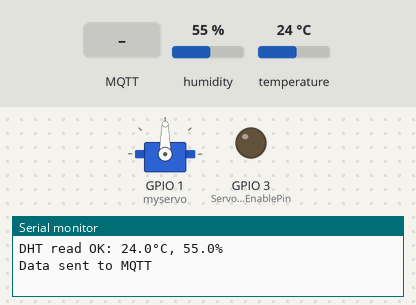
Recording of a sketch running on a simulated ESP8266 (NodeMCU). Parts: servo, output pins drawn as LEDs (lit = HIGH), the last lines printed to the serial monitor. The inputs (shaded band) are chosen by the test bench; at power-on: humidity 55 %, temperature 24 °C. WiFi joins after 1.5 s; servers stay silent unless stated; no MQTT or app messages arrive unless stated.

Above: at 4.8 s.
4.9 s: MQTT message "ON" arrives on the first subscribed topic
At 5.7 s:
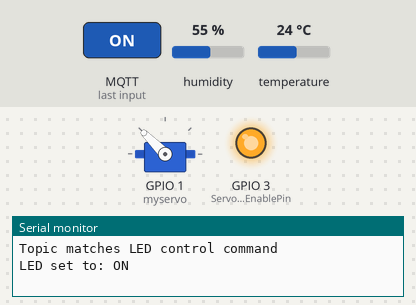
7.4 s: MQTT message "OFF" arrives on the first subscribed topic
At 8.2 s:
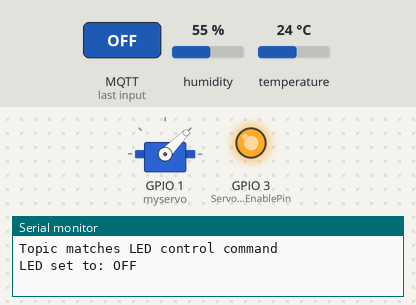
Timing chart, 0 to 10.4 s (numbered marks = the images above; inputs shaded):
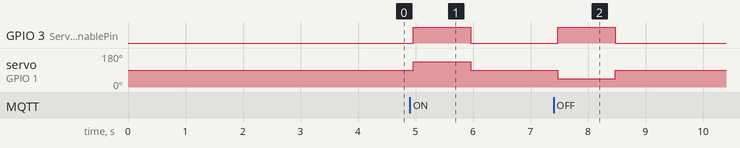

Measured:
- after the input at 4.9 s, GPIO 3 (ServoPwmEnablePin): LOW → HIGH after 0.06 s, → LOW 1.0 s later; servo on GPIO 1 (myservo): 90° → 135° after 0.06 s, → 90° 1.0 s later
- after the input at 7.4 s, GPIO 3 (ServoPwmEnablePin): LOW → HIGH after 0.07 s, → LOW 1.0 s later; servo on GPIO 1 (myservo): 90° → 45° after 0.07 s, → 90° 1.0 s later

The sketch:

esp01_switch.ino
```cpp
#include <ESP8266WiFi.h>
#include <PubSubClient.h>
#include <DHT.h>
#include <Servo.h>

// ============== 设备配置 ==============
// 取消注释选择设备类型（三选一）
#define INDOOR_SENSOR  // 室内温湿度传感器
//#define OUTDOOR_SENSOR  // 室外温湿度传感器
//#define LED_CONTROLLER  // LED控制器

// 根据选择的设备类型设置参数
#ifdef INDOOR_SENSOR
#define LOCATION "indoor"
#define DEVICE_ID "esp01s_indoor"
#elif defined(OUTDOOR_SENSOR)
#define LOCATION "outdoor"
#define DEVICE_ID "esp01s_outdoor"
#endif

// ============== 网络配置 ==============
const char* WIFI_SSID = "OpenWrt";
const char* WIFI_PASS = "zf22zf79?";
const char* MQTT_SERVER = "10.0.0.118";
const int MQTT_PORT = 1883;
const char* MQTT_USER = "admin";
const char* MQTT_PASS = "Zf2279255563";

// ============== 硬件配置 ==============
#define ServoPwmPin 1
#define ServoPwmEnablePin 3
#define DHTPIN 2         // GPIO2连接DHT22（传感器模式）
#define DHTTYPE DHT22
#define SENSOR_RETRIES 3
#define DEFAULT_TEMP 22
#define DEFAULT_HUM 70

const int minPulseWidth = 500;   // 对应舵机最小角度（通常是-90度或0度）
const int maxPulseWidth = 2500;  // 对应舵机最大角度（通常是+90度或180度）
const int pwmPeriod = 20000;     // PWM周期20ms

Servo myservo;

// ============== 系统参数 ==============
#define SLEEP_MINUTES 10
// #define DEEP_SLEEP

DHT dht(DHTPIN, DHTTYPE);
WiFiClient espClient;
PubSubClient mqtt(espClient);

// 函数声明
void setup_wifi();
void reconnect();
void sendAutoDiscovery();
bool readDHT(float &temp, float &hum);
void sendSensorData();
void mqttCallback(char* topic, byte* payload, unsigned int length);
void updateLEDState(bool state);
#ifdef DEEP_SLEEP
void goToSleep();
#endif

// MQTT回调函数 - 处理收到的命令
void mqttCallback(char* topic, byte* payload, unsigned int length) {
  Serial.print("Message arrived [");
  Serial.print(topic);
  Serial.print("] ");

  // 将payload转为字符串
  char message[length + 1];
  memcpy(message, payload, length);
  message[length] = '\0';
  Serial.println(message);

  // 构造预期的命令主题
  char expectedTopic[100];
  snprintf(expectedTopic, sizeof(expectedTopic), "homeassistant/switch/%s/set", DEVICE_ID);

  // 使用C字符串比较函数检查主题
  if (strcmp(topic, expectedTopic) == 0) {
    Serial.println("Topic matches LED control command");

    if (strcmp(message, "ON") == 0) {
      updateLEDState(true);
      char stateTopic[100];
      snprintf(stateTopic, sizeof(stateTopic), "homeassistant/switch/%s/state", DEVICE_ID);
      mqtt.publish(stateTopic, "ON");
      Serial.println("LED set to ON");
    } else if (strcmp(message, "OFF") == 0) {
      updateLEDState(false);
      char stateTopic[100];
      snprintf(stateTopic, sizeof(stateTopic), "homeassistant/switch/%s/state", DEVICE_ID);
      mqtt.publish(stateTopic, "OFF");
      Serial.println("LED set to OFF");
    } else {
      Serial.print("Unsupported message: ");
      Serial.println(message);
    }
  } else {
    Serial.print("Received topic does not match: ");
    Serial.println(expectedTopic);
  }
}

// 更新LED状态
void updateLEDState(bool state) {
  // 修正：ESP-01S板载LED低电平点亮
  Serial.print("LED set to: ");
  Serial.println(state ? "ON" : "OFF");
  digitalWrite(ServoPwmEnablePin, HIGH);
  myservo.attach(1, 544, 2400);  // 自定义最小最大脉宽
  myservo.write(90);
  if (state) {
    myservo.write(135);              // tell servo to go to position in variable 'pos'
    delay(1000);
  } else {
    myservo.write(45);              // tell servo to go to position in variable 'pos'
    delay(1000);
  }
  myservo.write(90);
  myservo.detach();
  digitalWrite(ServoPwmEnablePin, LOW);
}

#ifdef DEEP_SLEEP
void goToSleep() {
  Serial.println("\nEntering deep sleep for " + String(SLEEP_MINUTES) + " minutes");
  ESP.deepSleep(SLEEP_MINUTES * 60 * 1000000);
  delay(100);
}
#endif

void sendAutoDiscovery() {
  char deviceInfo[256];
  snprintf(deviceInfo, sizeof(deviceInfo),
           R"("device": {
      "identifiers": ["%s"],
      "name": "ESP8266 %s",
      "manufacturer": "ESP8266"
    })",
           DEVICE_ID, LOCATION
          );

  // 温度传感器自动发现
#if defined(INDOOR_SENSOR) || defined(OUTDOOR_SENSOR)
  char tempConfig[512];
  snprintf(tempConfig, sizeof(tempConfig),
           R"({
      "name":"%s Temperature",
      "device_class":"temperature",
      "state_topic":"homeassistant/sensor/%s/state",
      "unit_of_measurement":"°C",
      "value_template":"{{ value_json.temperature | default(22) }}",
      "unique_id":"%s_temp",
      %s
    })",
           LOCATION, DEVICE_ID, DEVICE_ID, deviceInfo
          );

  char humConfig[512];
  snprintf(humConfig, sizeof(humConfig),
           R"({
      "name":"%s Humidity",
      "device_class":"humidity",
      "state_topic":"homeassistant/sensor/%s/state",
      "unit_of_measurement":"%%",
      "value_template":"{{ value_json.humidity | default(70) }}",
      "unique_id":"%s_hum",
      %s
    })",
           LOCATION, DEVICE_ID, DEVICE_ID, deviceInfo
          );
#endif

  // LED开关自动发现 - 修复后的配置
#ifdef INDOOR_SENSOR
  char switchConfig[512];
  snprintf(switchConfig, sizeof(switchConfig),
           R"({
      "name":"%s LED",
      "command_topic":"homeassistant/switch/%s/set",
      "state_topic":"homeassistant/switch/%s/state",
      "payload_off":"OFF",
      "payload_on":"ON",
      "device_class":"switch",
      "unique_id":"%s_switch",
      %s
    })",
           LOCATION, DEVICE_ID, DEVICE_ID, DEVICE_ID, deviceInfo
          );
#endif

  // 发布自动发现配置
#if defined(INDOOR_SENSOR) || defined(OUTDOOR_SENSOR)
  {
    char discovTemp[100];
    snprintf(discovTemp, sizeof(discovTemp), "homeassistant/sensor/%s_temp/config", DEVICE_ID);
    mqtt.publish(discovTemp, tempConfig, true);
    Serial.println("Published temperature config");

    char discovHum[100];
    snprintf(discovHum, sizeof(discovHum), "homeassistant/sensor/%s_hum/config", DEVICE_ID);
    mqtt.publish(discovHum, humConfig, true);
    Serial.println("Published humidity config");

    char discovSwitch[100];
    snprintf(discovSwitch, sizeof(discovSwitch), "homeassistant/switch/%s/config", DEVICE_ID);


    Serial.println("Publishing switch config:");
    Serial.println(switchConfig);

    if (mqtt.publish(discovSwitch, switchConfig, true)) {
      Serial.println("Switch config published successfully");
    } else {
      Serial.println("Failed to publish switch config");
    }

    char stateTopic[100];
    snprintf(stateTopic, sizeof(stateTopic), "homeassistant/switch/%s/state", DEVICE_ID);
    mqtt.publish(stateTopic, "OFF");
    Serial.println("Published initial LED state: OFF");
  }


#endif

#ifdef INDOOR_SENSOR
  {
    char discovSwitch[100];
    snprintf(discovSwitch, sizeof(discovSwitch), "homeassistant/switch/%s/config", DEVICE_ID);

    Serial.println("Publishing switch config:");
    Serial.println(switchConfig);

    if (mqtt.publish(discovSwitch, switchConfig, true)) {
      Serial.println("Switch config published successfully");
    } else {
      Serial.println("Failed to publish switch config");
    }

    char stateTopic[100];
    snprintf(stateTopic, sizeof(stateTopic), "homeassistant/switch/%s/state", DEVICE_ID);
    mqtt.publish(stateTopic, "OFF");
    Serial.println("Published initial LED state: OFF");
  }

#endif

  Serial.println("Discovery sent");
}

void setup_wifi() {
  Serial.print("\nConnecting to ");
  Serial.println(WIFI_SSID);

  WiFi.mode(WIFI_STA);
  WiFi.begin(WIFI_SSID, WIFI_PASS);

  unsigned long startTime = millis();
  while (WiFi.status() != WL_CONNECTED && millis() - startTime < 20000) {
    delay(2000);
    Serial.print(".");
  }

  if (WiFi.status() == WL_CONNECTED) {
    Serial.println("\nWiFi connected\nIP: " + WiFi.localIP().toString());
  } else {
    Serial.println("\nWiFi connection failed");
#ifdef DEEP_SLEEP
    goToSleep();
#endif
  }
}

void reconnect() {
  unsigned long startTime = millis();
  while (!mqtt.connected() && millis() - startTime < 10000) {
    Serial.print("MQTT connecting...");

    if (mqtt.connect(DEVICE_ID, MQTT_USER, MQTT_PASS)) {
      Serial.println("connected");
      sendAutoDiscovery();

      // 订阅LED控制主题
#ifdef INDOOR_SENSOR
      char commandTopic[100];
      snprintf(commandTopic, sizeof(commandTopic), "homeassistant/switch/%s/set", DEVICE_ID);
      if (mqtt.subscribe(commandTopic)) {
        Serial.print("Subscribed to: ");
        Serial.println(commandTopic);
      } else {
        Serial.println("Subscription failed");
      }
#endif
    } else {
      Serial.print("failed (rc=");
      Serial.print(mqtt.state());
      Serial.println(") retrying...");
      delay(2000);
    }
  }
}

bool readDHT(float &temp, float &hum) {
  for (int i = 0; i < SENSOR_RETRIES; i++) {
    float h = dht.readHumidity();
    float t = dht.readTemperature();

    if (!isnan(t) && !isnan(h)) {
      temp = t;
      hum = h;
      return true;
    }
    delay(200);
  }

  temp = DEFAULT_TEMP;
  hum = DEFAULT_HUM;
  return false;
}

void sendSensorData() {
  float temperature, humidity;

  bool success = readDHT(temperature, humidity);
  Serial.print(success ? "DHT read OK: " : "DHT read FAILED: ");
  Serial.print(temperature, 1);
  Serial.print("°C, ");
  Serial.print(humidity, 1);
  Serial.println("%");

  char payload[128];
  snprintf(payload, sizeof(payload),
           "{\"temperature\":%.2f,\"humidity\":%.2f}",
           temperature, humidity
          );

  char stateTopic[100];
  snprintf(stateTopic, sizeof(stateTopic), "homeassistant/sensor/%s/state", DEVICE_ID);

  if (mqtt.publish(stateTopic, payload)) {
    Serial.println("Data sent to MQTT");
  } else {
    Serial.println("MQTT publish failed");
  }
}


void setup() {
  Serial.begin(115200);
  delay(1000);
  Serial.println("\n\nStarting Device - " + String(LOCATION));

  // 根据设备类型初始化硬件
#if defined(INDOOR_SENSOR) || defined(OUTDOOR_SENSOR)
  dht.begin();
#endif

#ifdef INDOOR_SENSOR
  pinMode(ServoPwmEnablePin, OUTPUT);
  digitalWrite(ServoPwmEnablePin, LOW);
  myservo.attach(1, 544, 2400);  // 自定义最小最大脉宽
  myservo.write(90);
  Serial.println("LED Controller initialized");
  myservo.detach();
#endif

  setup_wifi();

  if (WiFi.status() == WL_CONNECTED) {
    mqtt.setServer(MQTT_SERVER, MQTT_PORT);
    mqtt.setCallback(mqttCallback); // 设置回调函数
    mqtt.setBufferSize(512);
    reconnect();

#if defined(INDOOR_SENSOR) || defined(OUTDOOR_SENSOR)
    if (mqtt.connected()) {
      sendSensorData();
      delay(500);
    }
#endif
  }

#ifdef DEEP_SLEEP
  goToSleep();
#endif
}

void loop() {
#ifndef DEEP_SLEEP
  static unsigned long lastSend = 0;

  if (!mqtt.connected()) {
    reconnect();
  }

#if defined(INDOOR_SENSOR) || defined(OUTDOOR_SENSOR)
  if (millis() - lastSend >= SLEEP_MINUTES * 60 * 1000) {
    if (mqtt.connected()) {
      sendSensorData();
    }
    lastSend = millis();
  }
#endif

  mqtt.loop();
  delay(100);
#endif
}
```
